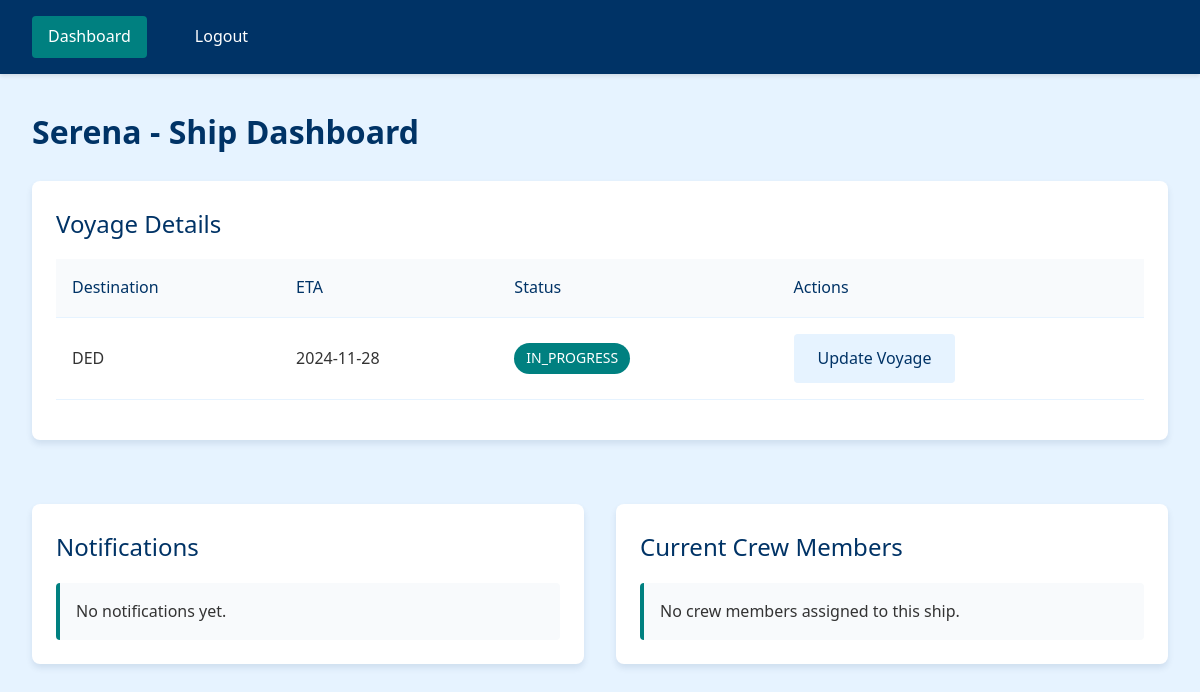
Screenshot of /ship_dashboard (signed in) with the database file from the repository.
### tables this page shows
CREATE TABLE ships (
            id INTEGER PRIMARY KEY AUTOINCREMENT,
            name TEXT NOT NULL,
            owner_id INTEGER,               -- Foreign key linking to owners table
            age INTEGER,
            tonnage REAL,
            type TEXT,
            length REAL,
            cabins REAL,
            password TEXT,
            FOREIGN KEY (owner_id) REFERENCES owners (id)
        );

CREATE TABLE voyages (
            id INTEGER PRIMARY KEY AUTOINCREMENT,
            ship_id INTEGER,
            destination TEXT NOT NULL,
            eta TEXT NOT NULL,
            status TEXT NOT NULL,
            FOREIGN KEY (ship_id) REFERENCES ships (id)
        );

### app.py (the view)
@app.route('/ship_dashboard')
def ship_dashboard():
    username = session.get('username')
    if not username:
        return redirect('/login')
    conn = get_db_connection()
    cursor = conn.cursor()
    cursor.execute('''
        SELECT ships.id, ships.name FROM ships
        JOIN users ON ships.name = users.username
        WHERE users.username = ?
    ''', (username,))
    ship = cursor.fetchone()
    if not ship:
        flash('Ship not found.')
        conn.close()
        return redirect('/login')
    ship_id = ship['id']
    cursor.execute('''
        SELECT destination, eta, status FROM voyages
        WHERE ship_id = ?
        ORDER BY eta DESC
        LIMIT 1
    ''', (ship_id,))
    voyage = cursor.fetchone()
    cursor.execute('''
        SELECT crew_members.name, crew_members.rank, crew_members.status
        FROM crew_members
        WHERE crew_members.ship_id = ?
    ''', (ship_id,))
    crew_members = cursor.fetchall()
    cursor.execute('''
        SELECT message, timestamp FROM notifications
        WHERE ship_id = ?
        ORDER BY timestamp DESC
    ''', (ship_id,))
    notifications = cursor.fetchall()
    ship_details = {
        'name': ship['name'],
        'voyage_destination': voyage['destination'] if voyage else 'No Voyage',
        'voyage_eta': voyage['eta'] if voyage else 'N/A',
        'voyage_status': voyage['status'] if voyage else 'N/A',
        'crew_members': crew_members,  # Add crew members to ship details
        'notifications': notifications  # Add notifications to ship details
    }
    conn.close()
    return render_template('ship_dashboard.html', ship=ship_details)

### app.py (called while the page is built)
def get_db_connection():
    conn = sqlite3.connect('database.db')
    conn.row_factory = sqlite3.Row  # To access columns by name
    return conn

### templates/ship_dashboard.html (shortened to what this page needs)
<!DOCTYPE html>
<html lang="en">
<head>
    <link rel="stylesheet" href="../static/css/styles.css">
</head>
<body>
    <nav class="main-nav">
        <div class="nav-container">
            <div class="nav-links">
                <a href="/ship_dashboard" class="nav-link active">Dashboard</a>
                <a href="/login" class="nav-link">Logout</a>
            </div>
        </div>
    </nav>
    <div class="dashboard-container">
        <header class="dashboard-header">
            <h1 class="page-title">{{ ship.name }} - Ship Dashboard</h1>
        </header>
        <div class="dashboard-content">
            <section class="voyage-section card">
                <h2 class="section-title">Voyage Details</h2>
                <div class="table-responsive">
                    <table class="data-table">
                        <thead>
                            <tr>
                                <th>Destination</th>
                                <th>ETA</th>
                                <th>Status</th>
                                <th>Actions</th>
                            </tr>
                        </thead>
                        <tbody>
                            <tr>
                                <td>{{ ship.voyage_destination }}</td>
                                <td>{{ ship.voyage_eta }}</td>
                                <td><span class="status-badge status-{{ ship.voyage_status.lower() }}">{{ ship.voyage_status }}</span></td>
                                <td><a href="/update_voyage" class="btn btn-secondary">Update Voyage</a></td>
                            </tr>
                        </tbody>
                    </table>
                </div>
            </section>
            <div class="dashboard-grid">
                <section class="notifications-section card">
                    <h3 class="section-title">Notifications</h3>
                    <div class="notification-list">
                        {% if notifications %}
                            {% for notification in notifications %}
                                <div class="notification-item">
                                    <div class="notification-content">{{ notification.message }}</div>
                                    <div class="notification-time">{{ notification.timestamp }}</div>
                                </div>
                            {% else %}
                                <div class="notification-item empty">No new notifications.</div>
                            {% endfor %}
                        {% else %}
                            <div class="notification-item empty">No notifications yet.</div>
                        {% endif %}
                    </div>
                </section>
                <section class="crew-section card">
                    <h3 class="section-title">Current Crew Members</h3>
                    <div class="crew-list">
                        {% for crew in ship.crew_members %}
                            <div class="crew-card">
                                <div class="crew-info">
                                    <div class="crew-name">{{ crew.name }}</div>
                                    <div class="crew-rank">{{ crew.rank }}</div>
                                    <span class="status-badge status-{{ crew.status.lower() }}">{{ crew.status }}</span>
                                </div>
                            </div>
                        {% else %}
                            <div class="crew-card empty">
                                <p>No crew members assigned to this ship.</p>
                            </div>
                        {% endfor %}
                    </div>
                </section>
            </div>
        </div>
    </div>
</body>
</html>

### static/css/styles.css (style rules this page uses)
* { margin: 0; padding: 0; box-sizing: border-box; }
body { font-family: 'Segoe UI', system-ui, -apple-system, sans-serif; line-height: 1.6; background-color: #E6F3FF; color: #333; min-height: 100vh; }
.main-nav { background-color: #003366; padding: 1rem 0; box-shadow: 0 2px 4px rgba(0, 0, 0, 0.1); }
.nav-container { max-width: 1200px; margin: 0 auto; padding: 0 2rem; }
.nav-links { display: flex; gap: 2rem; }
.nav-link { color: #FFFFFF; text-decoration: none; padding: 0.5rem 1rem; border-radius: 4px; transition: background-color 0.3s ease; }
.nav-link.active { background-color: #008080; }
.container, .dashboard-container { max-width: 1200px; margin: 0 auto; padding: 2rem; min-height: calc(100vh - 64px); }
.dashboard-content { display: flex; flex-direction: column; gap: 2rem; }
.dashboard-grid, .message-grid, .ships-grid { display: grid; grid-template-columns: repeat(auto-fit, minmax(300px, 1fr)); gap: 2rem; margin-top: 2rem; }
.card { background: #FFFFFF; border-radius: 8px; box-shadow: 0 4px 6px rgba(0, 51, 102, 0.1); padding: 1.5rem; transition: transform 0.3s ease; }
.page-title { color: #003366; font-size: 2rem; margin-bottom: 1.5rem; font-weight: 600; }
.section-title { color: #003366; font-size: 1.5rem; margin-bottom: 1rem; font-weight: 500; }
.btn { padding: 0.75rem 1.5rem; border: none; border-radius: 4px; font-size: 1rem; font-weight: 500; cursor: pointer; transition: all 0.3s ease; text-decoration: none; display: inline-block; text-align: center; }
.btn-secondary { background-color: #E6F3FF; color: #003366; }
.table-responsive { overflow-x: auto; margin: 1rem 0; }
.data-table { width: 100%; border-collapse: collapse; }
.data-table th, .data-table td { padding: 1rem; text-align: left; border-bottom: 1px solid #E6F3FF; }
.data-table th { background-color: #f8fafc; color: #003366; font-weight: 500; }
.status-badge { display: inline-block; padding: 0.25rem 0.75rem; border-radius: 999px; font-size: 0.875rem; font-weight: 500; }
.status-in_progress { background-color: #008080; color: #FFFFFF; }
.notification-list { display: flex; flex-direction: column; gap: 1rem; }
.notification-item { padding: 1rem; background-color: #f8fafc; border-radius: 4px; border-left: 4px solid #008080; }
.crew-list { display: grid; grid-template-columns: repeat(auto-fit, minmax(200px, 1fr)); gap: 1rem; }
.crew-card { padding: 1rem; background-color: #f8fafc; border-radius: 4px; border-left: 4px solid #008080; }

### rows the page displays
ships: name "Serena"
voyages: voyage_destination "DED", voyage_eta "2024-11-28", voyage_status "IN_PROGRESS"
